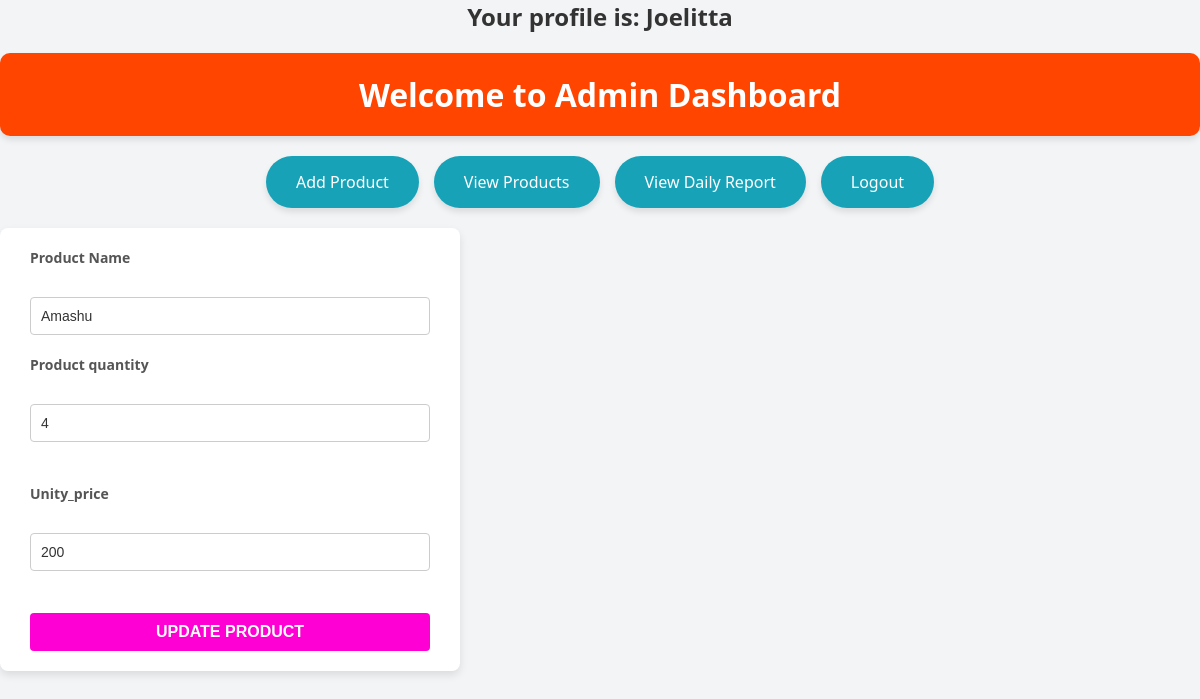
The page /update_product.php?product_code=15 (signed in) on the database its author committed.
### tables this page shows
CREATE TABLE `product` (
  `product_code` int(11) NOT NULL,
  `product_name` varchar(255) DEFAULT NULL,
  `product_quantity` int(11) NOT NULL,
  `unit_price` int(11) DEFAULT NULL,
  `total_price` int(11) DEFAULT NULL
);

### update_product.php (the view, shortened to what this page needs)
<?php
include "admindashboard.php";
?>
<?php
$pcode= $_GET['product_code'];
include "db_connect.php";
$sql_command = mysqli_query($conn,"SELECT * from product where product_code='$pcode' ");
while($row=mysqli_fetch_assoc($sql_command)){
    ?>
    <!DOCTYPE html>
    <html lang="en">
    <head>
    </head>
    <body>
        <form action="update_product_backend.php" method="POST">
            <label for="">Product Name</label> <br>
            <input type="text" name="productname" value="<?php echo $row['product_name'];?>"><br>
            <label for="">Product quantity</label> <br>
            <input type="number" name="pquantity" value="<?php echo $row['product_quantity'];?>"><br><br>
            <label for="">Unity_price</label> <br>
            <input type="number" name="punitprice" value="<?php echo $row['unit_price'];?>"><br><br>
        <input type="submit" value="Update Product"> <br>
        </form>
    <?php } ?>
    </body>
    </html>

### admindashboard.php (style rules this page uses)
body { font-family: 'Segoe UI', Tahoma, Geneva, Verdana, sans-serif; margin: 0; padding: 0; background-color: #f3f4f6; color: #333; }

### update_product.php (style rules this page uses)
form { background-color: #fff; padding: 20px 30px; border-radius: 8px; box-shadow: 0 4px 8px rgba(0, 0, 0, 0.1); width: 100%; max-width: 400px; }
label { font-weight: bold; display: block; margin-bottom: 8px; font-size: 14px; color: #555; }
input[type="text"], input[type="number"] { width: 100%; padding: 10px; margin-bottom: 20px; border: 1px solid #ccc; border-radius: 4px; box-sizing: border-box; font-size: 14px; color: #333; }
input[type="submit"] { width: 100%; background-color:rgb(255, 0, 212); color: white; padding: 10px; border: none; border-radius: 4px; font-size: 16px; cursor: pointer; font-weight: bold; text-transform: uppercase; }

### rows shown on the page
product: productname "Amashu", pquantity "4", punitprice "200"

### other values the page prints
$_SESSION['username'] "Joelitta"
